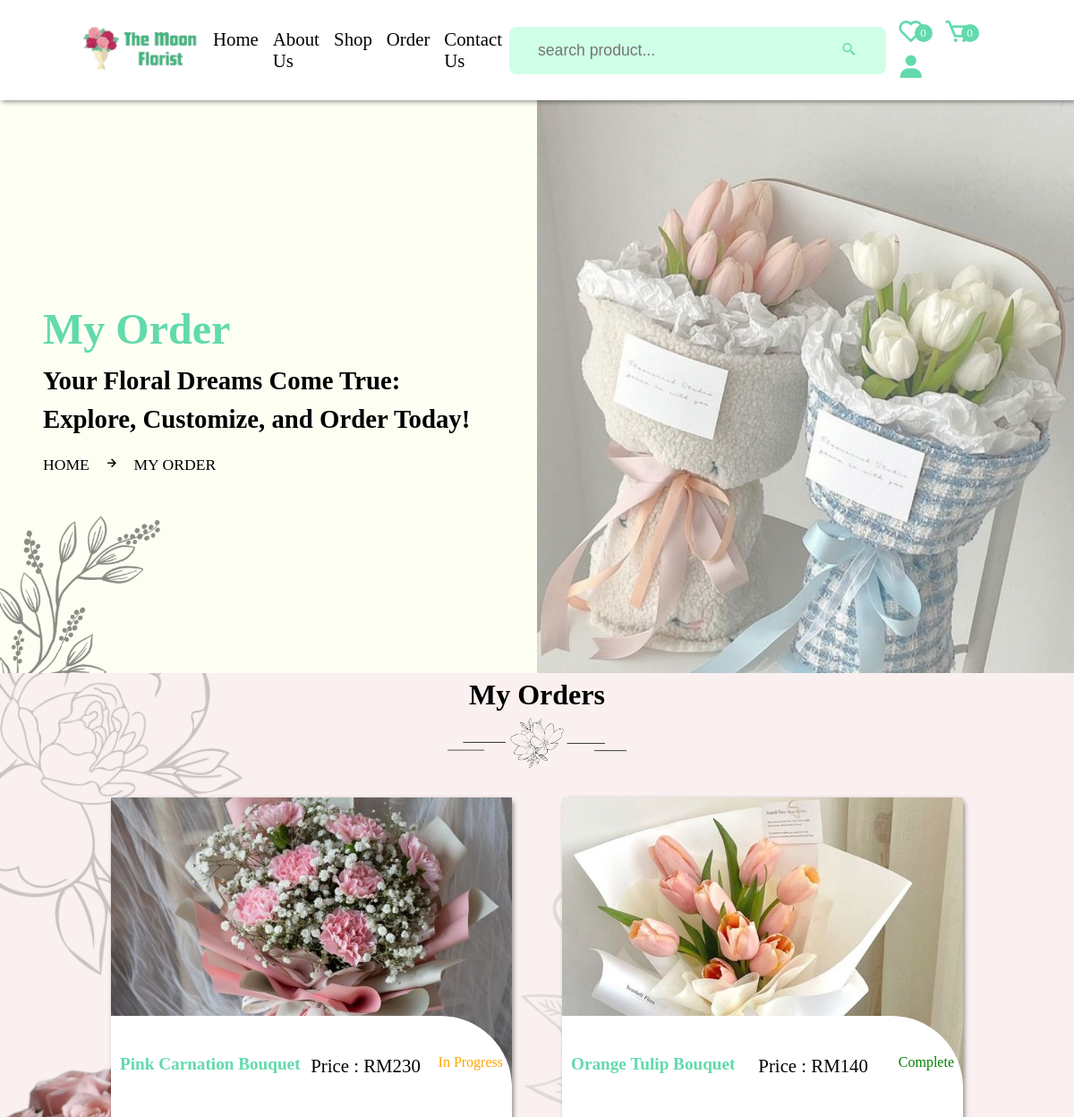
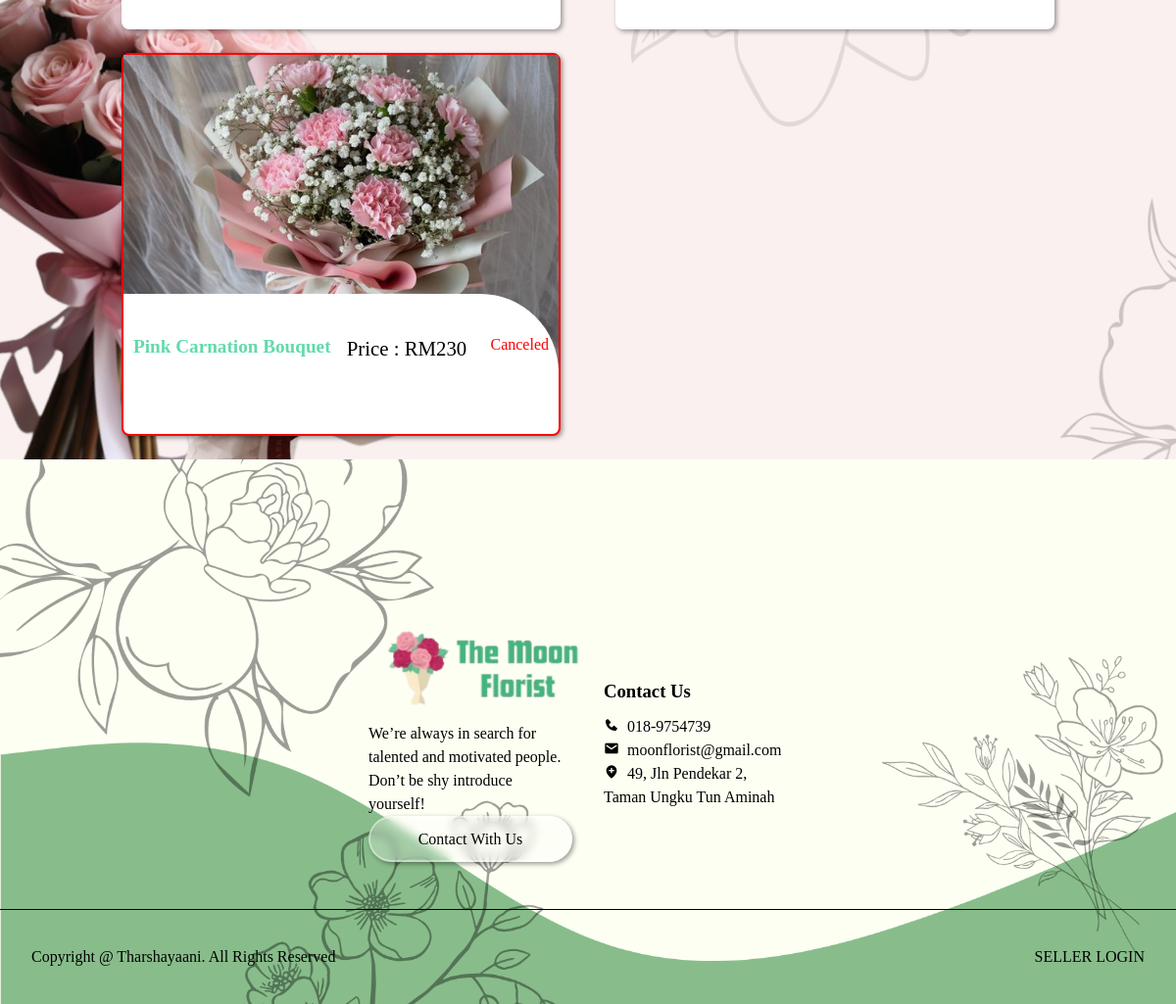
Screenshot of /order.php (signed in) with the database file from the repository (2 pictures, top to bottom).
### tables this page shows
CREATE TABLE `products` (
  `id` varchar(255) NOT NULL,
  `seller_id` varchar(20) NOT NULL,
  `name` varchar(255) NOT NULL,
  `price` varchar(255) NOT NULL,
  `image` varchar(255) NOT NULL,
  `stock` int(100) NOT NULL,
  `product_detail` varchar(500) NOT NULL,
  `status` varchar(100) NOT NULL
);

CREATE TABLE `orders` (
  `id` varchar(20) NOT NULL,
  `user_id` varchar(20) NOT NULL,
  `seller_id` varchar(20) NOT NULL,
  `name` varchar(50) NOT NULL,
  `number` varchar(10) NOT NULL,
  `email` varchar(50) NOT NULL,
  `address` varchar(200) NOT NULL,
  `address_type` varchar(10) NOT NULL,
  `method` varchar(50) NOT NULL,
  `product_id` varchar(20) NOT NULL,
  `price` varchar(10) NOT NULL,
  `qty` varchar(2) NOT NULL,
  `date` date NOT NULL DEFAULT current_timestamp(),
  `status` varchar(50) NOT NULL DEFAULT 'in progress',
  `payment_status` varchar(255) NOT NULL DEFAULT 'pending'
);

### order.php (the view, shortened to what this page needs)
<?php
    include 'components/connect.php';
    if(isset($_COOKIE['user_id'])){
        $user_id = $_COOKIE['user_id'];
    } else {
        $user_id = '';
        header('location:login.php');
    }
    $select_orders = $conn->prepare("SELECT * FROM `orders` WHERE user_id=? ORDER BY FIELD(status, 'in progress', 'complete', 'canceled'), date DESC");
    $select_orders->execute([$user_id]);
?>
<!DOCTYPE html>
<html lang="en">
<head>
    <link href='https://unpkg.com/boxicons@2.1.2/css/boxicons.min.css' rel='stylesheet'>
    <link rel="stylesheet" href="css/user_style.css">
</head>
<body>
    <?php include 'components/user_header.php'; ?>
    <div class="banner">
        <div class="detail">
            <h1>my order</h1>
            <p>Your Floral Dreams Come True: <br>
            Explore, Customize, and Order Today!</p>
            <span><a href="home.html">home</a><i class='bx bx-right-arrow-alt'></i>my order</span>
        </div>
    </div>
    <div class="orders">
        <div class="heading">
            <h1>my orders</h1>
            <img src="image/separator.png" alt="">
        </div>
        <div class="box-container">
            <?php
                if ($select_orders->rowCount() > 0) {
                    while($fetch_orders = $select_orders->fetch(PDO::FETCH_ASSOC)){
                        $select_products = $conn->prepare("SELECT * FROM `products` WHERE id=?");
                        $select_products->execute([$fetch_orders['product_id']]);
                        if ($select_products->rowCount() > 0) {
                            while($fetch_products = $select_products->fetch(PDO::FETCH_ASSOC)){
            ?>
            <div class="box" <?php if($fetch_orders['status']=='canceled'){echo 'style="border:2px solid red;"';} ?>>
                <a href="view_order.php?get_id=<?= $fetch_orders['id']; ?>">
                    <img src="uploaded_files/<?= $fetch_products['image']; ?>" class="image">
                    <div class="content">
                        <p class="date"><i class='bx bxs-calendar-alt'></i><span><?= $fetch_orders['date']; ?></span></p>
                        <div class="row">
                            <h3 class="name"><?= $fetch_products['name']; ?></h3>
                            <p class="price">Price : RM<?= $fetch_products['price']; ?></p>
                            <?php
                                if ($fetch_orders['payment_status'] == 'complete') {
                                    $order_status = 'complete';
                                } elseif ($fetch_orders['payment_status'] == 'canceled') {
                                    $order_status = 'canceled';
                                } else {
                                    $order_status = 'in progress';
                                }
                            ?>
                            <p class="status" style="color:<?php if($order_status == 'complete'){echo "green";}elseif($order_status == 'canceled'){echo "red";}else{echo "orange";} ?>"><?= $order_status; ?></p>
                        </div>
                    </div>
                </a>
            </div>
            <?php
                            }
                        }
                    }
                } else {
                    echo '<p class="empty">No orders placed yet!</p>';
                }
            ?>
        </div>
    </div>
    <?php include 'components/footer.php'; ?>
</body>
</html>

### user_style.css (style rules this page uses)
* { margin: 0; padding: 0; box-sizing: border-box; outline: none; text-decoration: none; list-style: none; }
:root { --space: 2rem; --main-color: #62daac; --pink-color: #8effd6; --pink-opacity: #FFE6E9; --light-color:#ccc; --white-alfa-40: rgba(255, 255, 255, 0.40); --white-alpha-25: rgba(255, 255, 255, 0.25); --backdrop-filter: blur(5px); --padding: 5vh 15px; --box-shadow: 2px 2px 5px rgba(0, 0, 0, 0.40); }
html { scroll-behavior: smooth; overflow-x: hidden; }
.heading { text-align: center; line-height: 1.5; }
.heading h1 { text-transform: capitalize; }
.banner { width: 100%; height: 80vh; background-image: url("../image/flower1.png"); background-position: center center; background-size: cover; display: flex; align-items: center; }
.banner .detail { padding-left: 4%; color: var(--color); line-height: 1.5; }
.banner .detail p { font-weight: bold; font-size: 180%; margin-bottom: 1rem; }
.banner .detail span { text-transform: uppercase; font-size: 1.1rem; margin-top: 1rem; }
.banner .detail span a { color: var(--green); }
.banner .detail span i { margin: 0 1rem; }
.banner h1 { font-size: 3rem; color: var(--main-color); text-transform: capitalize; }
.box-container { display: grid; grid-template-columns: repeat(auto-fit, minmax(25rem, 1fr)); align-items: center; justify-content: center; }
.box { margin: 1rem; }
.orders { background-image: url('../image/main.png'); background-size: cover; }
.orders .box-container { padding: 2% 6%; grid-template-columns: repeat(auto-fit, 30rem); gap: 1.5rem; align-items: center; justify-content: center; }
.orders .box-container .box { background-color: #fff; box-shadow: var(--box-shadow); border-radius: .5rem; position: relative; height: 100%; }
.orders .box-container .box .content { position: relative; display: block; background: #fff; padding: 40px 10px; margin-top: -80px; border-top-right-radius: 80px; text-align: center; line-height: 1.5; text-transform: capitalize; }
.orders .box-container .box a .row { display: flex; justify-content: space-between; }
.orders .box-container .box .date { position: absolute; top: 1%; left: 1%; padding: .5rem 1.5rem; background: var(--orange); color: #fff; font-size: .6rem; display: inline-block; margin-bottom: 1.5rem; border-radius: .5rem; }
.orders .box-container .box .image { height: 20rem; width: 100%; object-fit: cover; }
.orders .box-container .box .name { font-size: 1.2rem; text-transform: capitalize; text-overflow: ellipsis; overflow-x: hidden; color: var(--main-color); }
.orders .box-container .box .price { font-size: 1.3rem; color: #000; }
.orders .box-container .box .status { margin-left: .5rem; font-size: 1rem; text-transform: capitalize; }

### rows the page displays
orders: payment_status "In Progress"
products: image (picture), name "Pink Carnation Bouquet", price "230"
orders: payment_status "Complete"
products: image (picture), name "Orange Tulip Bouquet", price "140"
orders: payment_status "Canceled"

### other values shown
$total_Wishlist_items "0"
$total_cart_items "0"
